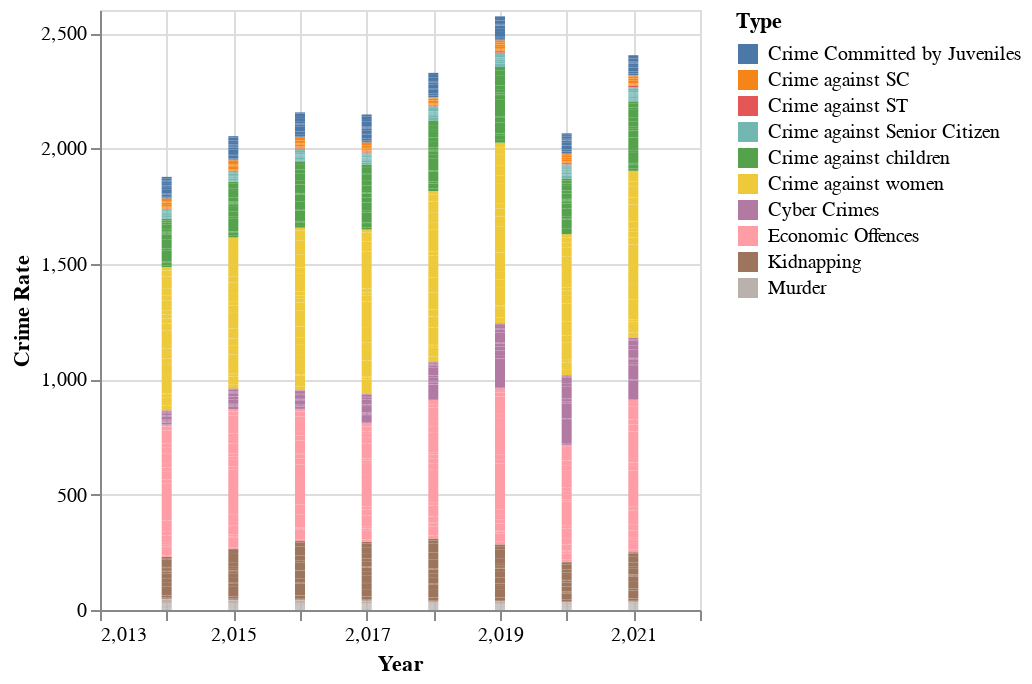

Source (notebook cell):
### Code cell
alt.Chart(data).mark_bar().encode(
    x='Year',
    y='Crime Rate',
    color='Type'
)

### Figure 1 — Vega-Lite specification as saved in the notebook (floating-point values rounded to 4 significant figures; data arrays with more than 128 entries replaced by an {"elided": "..."} marker saying what was removed)
{"config": {"view": {"continuousWidth": 300, "continuousHeight": 300}}, "data": {"name": "data-51c20ff43dc7fa3180441ed2b4caa63a"}, "mark": {"type": "bar"}, "encoding": {"color": {"field": "Type", "type": "nominal"}, "x": {"field": "Year", "type": "quantitative"}, "y": {"field": "Crime Rate", "type": "quantitative"}}, "$schema": "https://vega.github.io/schema/vega-lite/v5.20.1.json", "datasets": {"data-51c20ff43dc7fa3180441ed2b4caa63a": {"elided": "1520 records"}}}
